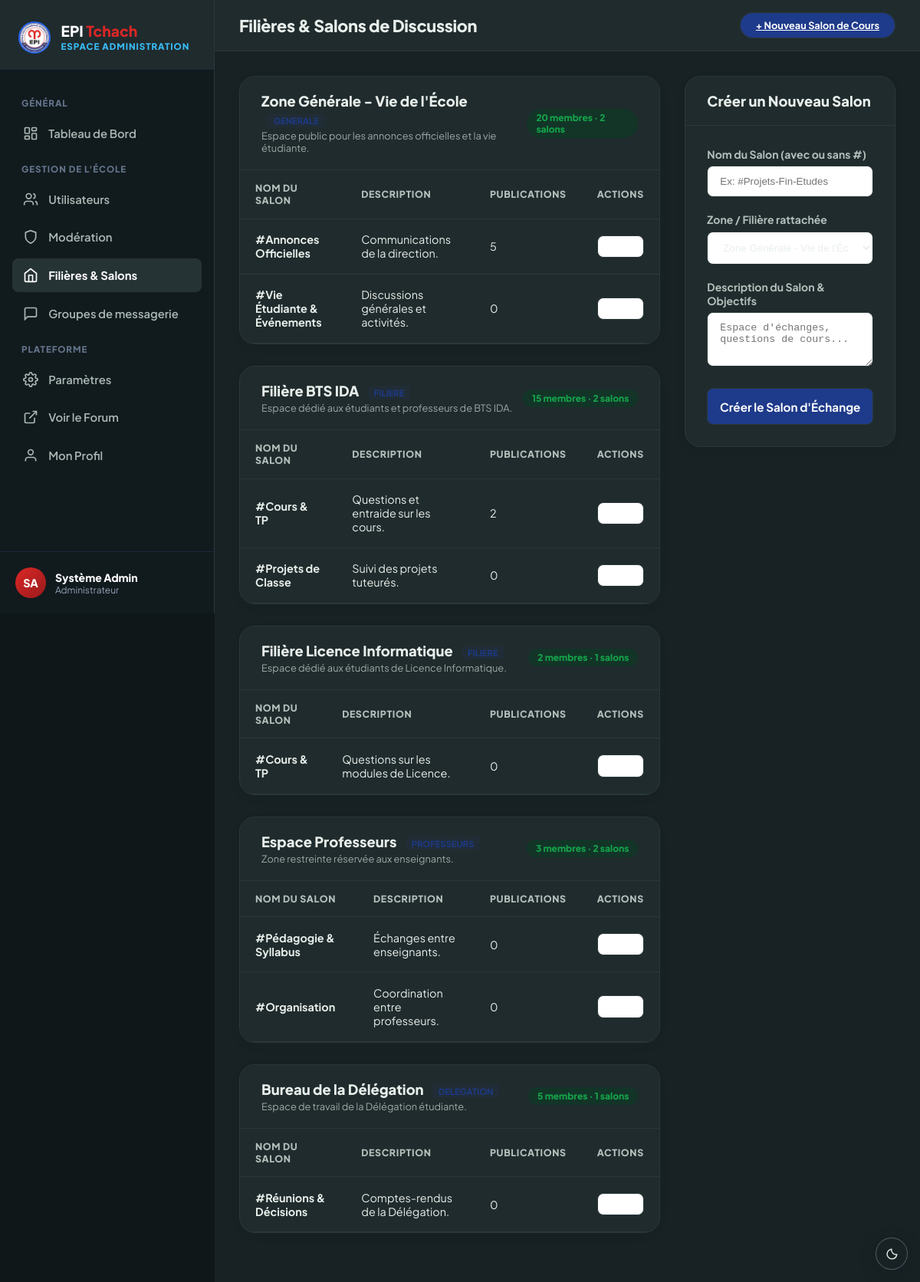
/admin/categories (signed in), run on the app's committed database.
### tables this page shows
CREATE TABLE `zones` (
  `id` int unsigned NOT NULL AUTO_INCREMENT,
  `nom` varchar(150) NOT NULL,
  `type_zone` enum('generale','filiere','professeurs','delegation') NOT NULL,
  `description` text,
  `createur_id` int unsigned DEFAULT NULL,
  `est_active` tinyint(1) NOT NULL DEFAULT '1',
  `date_creation` datetime NOT NULL DEFAULT CURRENT_TIMESTAMP,
  PRIMARY KEY (`id`),
  KEY `createur_id` (`createur_id`),
  CONSTRAINT `zones_ibfk_1` FOREIGN KEY (`createur_id`) REFERENCES `utilisateurs` (`id`) ON DELETE SET NULL
);

CREATE TABLE `categories` (
  `id` int unsigned NOT NULL AUTO_INCREMENT,
  `zone_id` int unsigned NOT NULL,
  `nom` varchar(150) NOT NULL,
  `slug` varchar(150) NOT NULL,
  `description` text,
  `ordre` int NOT NULL DEFAULT '0',
  `est_active` tinyint(1) NOT NULL DEFAULT '1',
  PRIMARY KEY (`id`),
  UNIQUE KEY `unique_slug_zone` (`zone_id`,`slug`),
  CONSTRAINT `categories_ibfk_1` FOREIGN KEY (`zone_id`) REFERENCES `zones` (`id`) ON DELETE CASCADE
);

### app/Controllers/Admin/AdminController.php (called while the page is built, shortened)
<?php
if (defined('ROOT_PATH')) {
    require_once ROOT_PATH . '/app/Models/Salon/Salon.php';
}
class AdminController {
    private Salon $salonModel;
    public function __construct() {
        $this->adminModel = new Admin();
        $pdo = method_exists($this->adminModel, 'getPdo') ? $this->adminModel->getPdo() : null;
        $this->salonModel = new Salon($pdo);
    }
    public function categories(): void {
        global $baseUrl, $base, $assetBase, $asset;
        $zones = $this->salonModel->getZonesWithCategories();
        require_once ROOT_PATH . '/resources/views/desktop/admin/categories.php';
    }
}

### app/Routing/Router.php (called while the page is built, shortened)
<?php
final class Router
{
    public function dispatch(string $path, string $method = 'GET'): void
    {
        $route = trim((string)(parse_url($path, PHP_URL_PATH) ?? ''), '/');
        $definition = $this->routes[$route] ?? null;
        $action = (string)$definition['method'];
        $handler = new $controller();
        $handler->{$action}();
    }
}

### index.php (called while the page is built, shortened)
<?php
require_once __DIR__ . '/app/Bootstrap.php';
$fullRoute = getRequestedRoute();
$routes = require ROOT_PATH . '/routes/web.php';
(new Router($routes))->dispatch(
    $fullRoute,
    (string)($_SERVER['REQUEST_METHOD'] ?? 'GET')
);
exit;

### app/Bootstrap.php (called while the page is built, shortened)
<?php
require_once ROOT_PATH . '/app/Routing/Router.php';
$scriptName = str_replace('\\', '/', $_SERVER['SCRIPT_NAME'] ?? '');
$scriptDir = rtrim(dirname($scriptName), '/\\');
$isPublicEntry = substr($scriptDir, -7) === '/public';
if ($isPublicEntry) {
    $projectBase = substr($scriptDir, 0, -7);
    $baseUrl = $scriptDir;
    $assetBase = $projectBase . '/public/assets';
} else {
    $projectBase = ($scriptDir === '' || $scriptDir === '.' || $scriptDir === '/') ? '' : $scriptDir;
    $baseUrl = $projectBase;
    $assetBase = ($projectBase !== '' ? $projectBase : '') . '/public/assets';
}

### app/Models/Salon/Salon.php (called while the page is built, shortened)
<?php
class Salon {
    private ?PDO $pdo;
    public function __construct(?PDO $pdo = null) {
        if ($pdo !== null) {
            $this->pdo = $pdo;
        }
    }
    public function getZonesWithCategories(): array {
        $zonesStmt = $this->pdo->query("
            SELECT z.*,
                   (SELECT COUNT(*) FROM appartenance_zones WHERE zone_id = z.id) as membres_count,
                   (SELECT COUNT(*) FROM categories WHERE zone_id = z.id) as categories_count
            FROM zones z
            ORDER BY z.type_zone ASC, z.nom ASC
        ");
        $zones = $zonesStmt ? $zonesStmt->fetchAll() : [];
        foreach ($zones as &$zone) {
            $catStmt = $this->pdo->prepare("
                SELECT c.*,
                       (SELECT COUNT(*) FROM publications WHERE categorie_id = c.id) as publications_count
                FROM categories c
                WHERE c.zone_id = :zone_id
                ORDER BY c.ordre ASC, c.nom ASC
            ");
            $catStmt->execute(['zone_id' => $zone['id']]);
            $zone['categories'] = $catStmt->fetchAll();
        }
        return $zones;
    }
}

### resources/views/desktop/admin/categories.php (the view, shortened to what this page needs)
<?php
$base = isset($baseUrl) ? $baseUrl : '';
$asset = isset($assetBase) ? $assetBase : (isset($baseUrl) ? $baseUrl . '/public/assets' : '/public/assets');
$zones = isset($zones) ? $zones : [];
?>
<!DOCTYPE html>
<html lang="fr">
<head>
  <link rel="stylesheet" href="<?= $asset ?>/css/desktop/admin.css" />
  <?php include ROOT_PATH . '/resources/views/partials/theme-head.php'; ?>
</head>
<body data-base-url="<?= htmlspecialchars($base, ENT_QUOTES, 'UTF-8') ?>">
  <?php include ROOT_PATH . '/resources/views/partials/theme-toggle.php'; ?>
  <div class="admin-wrapper">
    <?php include ROOT_PATH . '/resources/views/desktop/partials/admin-sidebar.php'; ?>
    <main class="admin-main-area">
      <header class="admin-topbar">
        <div class="topbar-left">
          <h1 class="page-title">Filières & Salons de Discussion</h1>
        </div>
        <div class="topbar-right">
          <a href="#nouveau-salon" class="btn-table-action" style="background:var(--admin-primary); color:#ffffff; padding:0.5rem 1.25rem; border-radius:9999px;">
            + Nouveau Salon de Cours
          </a>
        </div>
      </header>
      <div class="admin-content">
        <div class="admin-section-grid" style="grid-template-columns: 2fr 1fr; gap: 2rem;">
          <div style="display:flex; flex-direction:column; gap:1.75rem;">
            <?php if (empty($zones)): ?>
              <div class="admin-card" style="text-align:center; padding:2.5rem; color:var(--admin-muted);">
                <p style="font-weight:600; font-size:1rem;">Aucune zone ou filière enregistrée pour le moment.</p>
                <span style="font-size:0.85rem;">Utilisez le formulaire à droite pour créer votre premier salon.</span>
              </div>
            <?php else: ?>
              <?php foreach ($zones as $zone): ?>
                <div class="admin-card">
                  <div class="card-header-flex">
                    <div>
                      <h2 class="card-title">
                        <?= htmlspecialchars($zone['nom']) ?>
                        <span style="font-size:0.7rem; font-weight:700; padding:2px 8px; background:rgba(30,58,138,0.1); color:var(--admin-primary); border-radius:4px; text-transform:uppercase; margin-left:0.5rem;">
                        </span>
                      </h2>
                      <p style="font-size:0.8rem; color:var(--admin-muted); margin-top:0.2rem;"><?= htmlspecialchars($zone['description'] ?? 'Espace d\'échanges officiel') ?></p>
                    </div>
                    <span class="status-pill status-active"><?= (int)($zone['membres_count'] ?? 0) ?> membres · <?= (int)($zone['categories_count'] ?? 0) ?> salons</span>
                  </div>
                  <div class="table-responsive">
                    <table class="admin-table">
                      <thead>
                        <tr>
                          <th>Nom du Salon</th>
                          <th>Description</th>
                          <th>Publications</th>
                          <th>Actions</th>
                        </tr>
                      </thead>
                      <tbody>
                        <?php if (empty($zone['categories'])): ?>
                          <tr>
                            <td colspan="4" style="text-align:center; color:var(--admin-muted); padding:1rem;">Aucun salon d'échange dans cette zone.</td>
                          </tr>
                        <?php else: ?>
                          <?php foreach ($zone['categories'] as $cat): ?>
                            <tr>
                              <td><strong>#<?= htmlspecialchars($cat['nom']) ?></strong></td>
                              <td><?= htmlspecialchars($cat['description'] ?? 'Aucune description') ?></td>
                              <td><?= number_format((int)($cat['publications_count'] ?? 0), 0, ',', ' ') ?></td>
                              <td>
                                <button type="button" class="btn-table-action" onclick="alert('Salon #<?= htmlspecialchars($cat['nom']) ?> (ID: <?= (int)$cat['id'] ?>)');">Gérer</button>
                              </td>
                            </tr>
                          <?php endforeach; ?>
                        <?php endif; ?>
                      </tbody>
                    </table>
                  </div>
                </div>
              <?php endforeach; ?>
            <?php endif; ?>
          </div>
          <div>
            <div class="admin-card" id="nouveau-salon">
              <div class="card-header-flex">
                <h2 class="card-title">Créer un Nouveau Salon</h2>
              </div>
              <div class="card-body">
                <form id="newChannelForm" action="<?= $base ?>/admin/categories/create-category" method="POST" style="display:flex; flex-direction:column; gap:1.25rem;">
                  <div>
                    <label style="display:block; font-size:0.875rem; font-weight:700; margin-bottom:0.4rem;" for="salonNomInput">Nom du Salon (avec ou sans #)</label>
                    <input type="text" id="salonNomInput" name="nom" class="search-box" style="width:100%; border-radius:var(--radius-sm); border:1.5px solid var(--admin-border); background:#ffffff; padding:0.75rem 1rem;" placeholder="Ex: #Projets-Fin-Etudes" required />
                  </div>
                  <div>
                    <label style="display:block; font-size:0.875rem; font-weight:700; margin-bottom:0.4rem;" for="salonZoneSelect">Zone / Filière rattachée</label>
                    <select id="salonZoneSelect" name="zone_id" class="search-box" style="width:100%; border-radius:var(--radius-sm); border:1.5px solid var(--admin-border); background:#ffffff; padding:0.75rem 1rem;">
                      <?php if (!empty($zones)): ?>
                        <?php foreach ($zones as $z): ?>
                          <option value="<?= (int)$z['id'] ?>"><?= htmlspecialchars($z['nom']) ?> (<?= htmlspecialchars($z['type_zone']) ?>)</option>
                        <?php endforeach; ?>
                      <?php endif; ?>
                    </select>
                  </div>
                  <div>
                    <label style="display:block; font-size:0.875rem; font-weight:700; margin-bottom:0.4rem;" for="salonDescInput">Description du Salon & Objectifs</label>
                    <textarea id="salonDescInput" name="description" rows="3" class="search-box" style="width:100%; border-radius:var(--radius-sm); border:1.5px solid var(--admin-border); background:#ffffff; padding:0.75rem 1rem; resize:vertical;" placeholder="Espace d'échanges, questions de cours..."></textarea>
                  </div>
                  <button type="submit" class="btn-table-action" style="background:var(--admin-primary); color:#ffffff; padding:0.85rem; font-size:0.95rem; border-radius:var(--radius-sm); margin-top:0.5rem;">
                    Créer le Salon d'Échange
                  </button>
                </form>
              </div>
            </div>
          </div>
        </div>
      </div>
    </main>
  </div>
</body>
</html>

### public/assets/css/desktop/admin.css (style rules this page uses)
:root { --admin-primary: #1e3a8a; --admin-primary-dark: #0f172a; --admin-primary-light: #2563eb; --admin-accent: #dc2626; --admin-accent-light: #ef4444; --admin-bg: #f8fafc; --admin-sidebar-bg: #0f172a; --admin-sidebar-hover: #1e293b; --admin-sidebar-text: #94a3b8; --admin-sidebar-active: #ffffff; --admin-card: #ffffff; --admin-text: #0f172a; --admin-muted: #64748b; --admin-border: #e2e8f0; --admin-success: #16a34a; --admin-success-bg: #dcfce7; --admin-warning: #d97706; --admin-warning-bg: #fef3c7; --admin-danger: #dc2626; --admin-danger-bg: #fee2e2; --admin-info: #0284c7; --admin-info-bg: #e0f2fe; --radius-sm: 0.5rem; --radius-md: 0.85rem; --radius-lg: 1.25rem; --radius-full: 9999px; --shadow-card: 0 4px 16px -2px rgba(15, 23, 42, 0.06); }
* { margin: 0; padding: 0; box-sizing: border-box; }
body { font-family: "Plus Jakarta Sans", -apple-system, BlinkMacSystemFont, "Segoe UI", Roboto, sans-serif; background: var(--admin-bg); color: var(--admin-text); min-height: 100vh; display: flex; }
.admin-wrapper { display: flex; width: 100%; min-height: 100vh; position: relative; }
.admin-main-area { flex: 1; display: flex; flex-direction: column; min-width: 0; background: var(--admin-bg); }
.admin-topbar { background: #ffffff; border-bottom: 1px solid var(--admin-border); padding: 1rem 2rem; display: flex; align-items: center; justify-content: space-between; position: sticky; top: 0; z-index: 30; }
.topbar-left { display: flex; align-items: center; gap: 1.5rem; }
.page-title { font-size: 1.35rem; font-weight: 800; letter-spacing: -0.015em; }
.search-box { display: flex; align-items: center; gap: 0.5rem; background: #f1f5f9; padding: 0.45rem 1rem; border-radius: var(--radius-full); width: 280px; }
.topbar-right { display: flex; align-items: center; gap: 1rem; }
.admin-content { padding: 2rem; flex: 1; }
.admin-section-grid { display: grid; grid-template-columns: 2fr 1fr; gap: 2rem; margin-bottom: 2rem; }
.admin-card { background: #ffffff; border-radius: var(--admin-border); border: 1px solid var(--admin-border); border-radius: var(--radius-lg); box-shadow: var(--shadow-card); overflow: hidden; }
.card-header-flex { padding: 1.25rem 1.75rem; display: flex; align-items: center; justify-content: space-between; border-bottom: 1px solid var(--admin-border); background: #ffffff; }
.card-title { font-size: 1.15rem; font-weight: 800; }
.card-body { padding: 1.75rem; }
.table-responsive { width: 100%; overflow-x: auto; }
.admin-table { width: 100%; border-collapse: collapse; text-align: left; }
.admin-table th { padding: 0.95rem 1.25rem; background: #f8fafc; font-size: 0.775rem; font-weight: 800; text-transform: uppercase; color: var(--admin-muted); letter-spacing: 0.05em; border-bottom: 1px solid var(--admin-border); }
.admin-table td { padding: 1.1rem 1.25rem; border-bottom: 1px solid var(--admin-border); font-size: 0.9rem; vertical-align: middle; }
.status-pill { display: inline-flex; align-items: center; gap: 0.35rem; padding: 0.25rem 0.75rem; border-radius: var(--radius-full); font-size: 0.75rem; font-weight: 800; }
.status-active { background: var(--admin-success-bg); color: var(--admin-success); }
.btn-table-action { padding: 0.35rem 0.75rem; font-size: 0.8rem; font-weight: 700; border-radius: var(--radius-sm); border: 1px solid var(--admin-border); background: #ffffff; cursor: pointer; transition: all 0.2s ease; font-family: inherit; }

### data on the page
zones: nom "Zone Générale - Vie de l'École", description "Espace public pour les annonces officielles et la vie étudiante.", membres_count "20", categories_count "2"
categories: nom "Annonces Officielles", description "Communications de la direction.", publications_count "5"
categories: nom "Vie Étudiante & Événements", description "Discussions générales et activités.", publications_count "0"
zones: nom "Filière BTS IDA", description "Espace dédié aux étudiants et professeurs de BTS IDA.", membres_count "15", categories_count "2"
categories: nom "Cours & TP", description "Questions et entraide sur les cours.", publications_count "2"
categories: nom "Projets de Classe", description "Suivi des projets tuteurés.", publications_count "0"
zones: nom "Filière Licence Informatique", description "Espace dédié aux étudiants de Licence Informatique.", membres_count "2", categories_count "1"
categories: nom "Cours & TP", description "Questions sur les modules de Licence.", publications_count "0"
zones: nom "Espace Professeurs", description "Zone restreinte réservée aux enseignants.", membres_count "3", categories_count "2"
categories: nom "Pédagogie & Syllabus", description "Échanges entre enseignants.", publications_count "0"
categories: nom "Organisation", description "Coordination entre professeurs.", publications_count "0"
zones: nom "Bureau de la Délégation", description "Espace de travail de la Délégation étudiante.", membres_count "5", categories_count "1"
categories: nom "Réunions & Décisions", description "Comptes-rendus de la Délégation.", publications_count "0"

### other printed values
$adminAvatar "SA"
$adminName "Système Admin"
$adminRole "Administrateur"
form field zone_id "Zone Générale - Vie de l'École (generale)"
